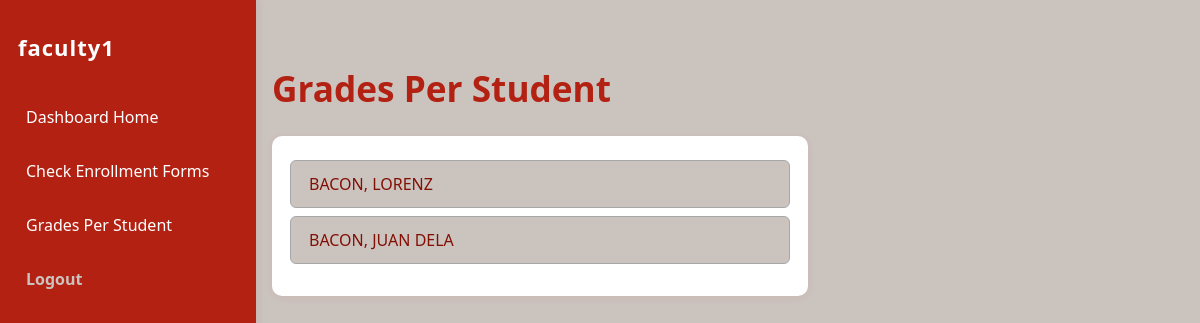
Page /faculty_grades.php (signed in) on the committed database.
### tables this page shows
CREATE TABLE `enrollmentform` (
  `enrollmentId` int(11) NOT NULL,
  `websiteId` int(11) NOT NULL,
  `firstName` varchar(100) NOT NULL,
  `lastName` varchar(100) NOT NULL,
  `birthdate` date NOT NULL,
  `sex` enum('M','F','N','') NOT NULL,
  `houseNo_streetName` varchar(255) NOT NULL,
  `baranggay` varchar(255) NOT NULL,
  `city` varchar(255) NOT NULL,
  `country` varchar(255) NOT NULL,
  `phoneNumber` varchar(13) NOT NULL,
  `course` varchar(255) NOT NULL,
  `semester` int(10) NOT NULL,
  `year` varchar(20) NOT NULL,
  `username` varchar(255) NOT NULL,
  `email` varchar(255) NOT NULL,
  `password` varchar(1000) NOT NULL,
  `status` enum('approved','pending','rejected','') NOT NULL DEFAULT 'pending'
);

### faculty_grades.php (the view, shortened to what this page needs)
<?php
include_once 'db.php';
$stmt = $pdo->query("SELECT enrollmentId, firstName, lastName FROM enrollmentForm WHERE status = 'approved' ORDER BY lastName");
$students = $stmt->fetchAll(PDO::FETCH_ASSOC);
?>
<!DOCTYPE html>
<html lang="en">
<head>
</head>
<body>
    <div class="sidebar">
        <h2><?= htmlspecialchars($_SESSION['faculty_name']) ?></h2>
        <a href="faculty_dashboard.php">Dashboard Home</a>
        <a href="faculty_enrollments.php">Check Enrollment Forms</a>
        <a href="faculty_grades.php">Grades Per Student</a>
        <a href="logout.php" class="logout">Logout</a>
    </div>
    <div class="main-content">
        <h1>Grades Per Student</h1>
        <div class="student-list">
            <?php if ($students): ?>
                <?php foreach ($students as $student): ?>
                    <a href="faculty_view_grades.php?id=<?= $student['enrollmentId'] ?>">
                        <?= htmlspecialchars($student['lastName'] . ', ' . $student['firstName']) ?>
                    </a>
                <?php endforeach; ?>
            <?php else: ?>
                <div class="no-students">No approved students found.</div>
            <?php endif; ?>
        </div>
    </div>
</body>
</html>

### faculty_grades.php (style rules this page uses)
body { margin: 0; background: #CBC3BE; font-family: 'Segoe UI', Arial, sans-serif; }
.sidebar { width: 220px; height: 100vh; background: #B32113; color: #fff; position: fixed; left: 0; top: 0; display: flex; flex-direction: column; align-items: flex-start; padding: 32px 18px 18px 18px; box-shadow: 2px 0 8px rgba(179,33,19,0.08); }
.sidebar h2 { margin: 0 0 32px 0; font-size: 22px; font-weight: bold; color: #fff; letter-spacing: 1px; }
.sidebar a { display: block; width: 100%; background: none; border: none; color: #fff; text-align: left; padding: 12px 0 12px 8px; font-size: 16px; font-weight: 500; margin-bottom: 8px; border-radius: 5px; cursor: pointer; transition: background 0.2s, color 0.2s; text-decoration: none; }
.sidebar a.logout { color: #CBC3BE; font-weight: bold; }
.main-content { margin-left: 240px; padding: 40px 32px; }
.main-content h1 { color: #B32113; font-size: 2.2em; margin-bottom: 18px; }
.student-list { margin-top: 24px; background: #fff; border-radius: 10px; box-shadow: 0 2px 8px rgba(179,33,19,0.06); padding: 24px 18px; max-width: 500px; }
.student-list a { display: block; padding: 12px 18px; margin-bottom: 8px; background: #CBC3BE; border-radius: 6px; color: #831005; text-decoration: none; font-weight: 500; transition: background 0.2s, color 0.2s; border: 1px solid #A6A6AB; }

### rows in the picture
enrollmentform: lastName+firstName "BACON, LORENZ"
enrollmentform: lastName+firstName "BACON, JUAN DELA"

### other values in the picture
$_SESSION['faculty_name'] "faculty1"
